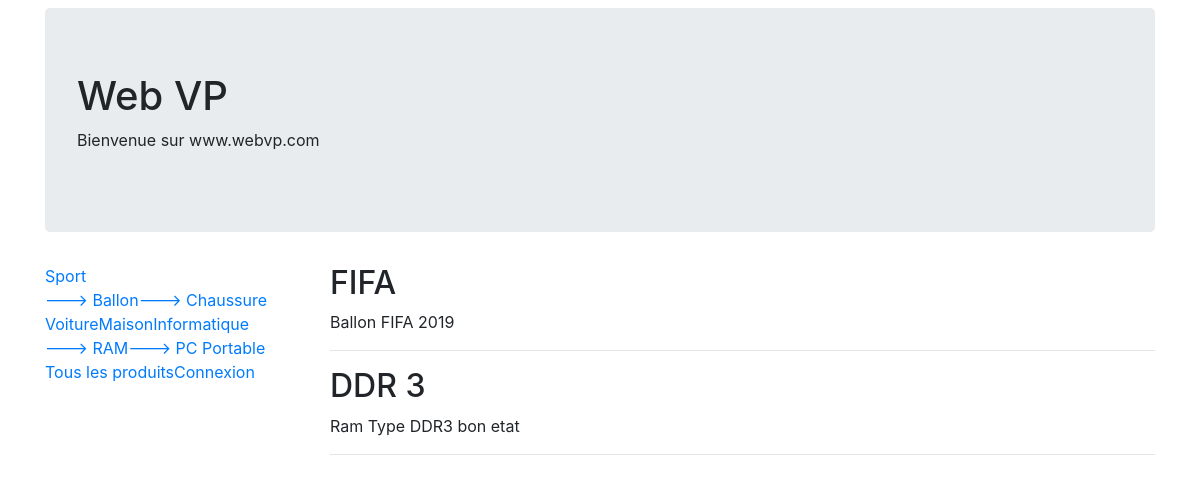
The page / on the database its author committed.
### tables this page shows
CREATE TABLE `categorie` (
  `cat_id` int(11) NOT NULL,
  `cat_nom` varchar(255) NOT NULL,
  `cat_del` int(11) NOT NULL DEFAULT '0'
);

CREATE TABLE `sous_categorie` (
  `sct_id` int(11) NOT NULL,
  `sct_cat_id` int(11) NOT NULL,
  `sct_nom` varchar(255) NOT NULL,
  `sct_del` int(11) NOT NULL DEFAULT '0'
);

CREATE TABLE `produit` (
  `prd_id` int(11) NOT NULL,
  `prd_sct_id` int(11) NOT NULL,
  `prd_usr_id` int(11) NOT NULL,
  `prd_nom` varchar(255) NOT NULL,
  `prd_desc` varchar(255) NOT NULL,
  `prd_prix` decimal(10,2) NOT NULL,
  `prd_img` blob NOT NULL,
  `prd_tag` varchar(1000) NOT NULL,
  `prd_date` timestamp NOT NULL DEFAULT CURRENT_TIMESTAMP,
  `prd_del` int(11) NOT NULL DEFAULT '0'
);

### menu_cat.php (the view)
<?php
$cmd = "select * from categorie where cat_del = '0'; ";
$res = $dbs->query($cmd);
$data = $res->fetchAll();
?>
<ul class="nav nav-pills nav-stacked">
  <?php
  foreach ($data as $line){
      echo "<li role=\"presentation\"><a href=\"#\">".$line['cat_nom']."</a></li>";
      $cmd = "select * from sous_categorie
              where
              sct_del = '0' and
              sct_cat_id = '". $line['cat_id']."';";
      $res1  = $dbs->query($cmd);
      $data1 = $res1->fetchAll();
      echo "<ul class=\"nav nav-pills nav-stacked\">";
      foreach ($data1 as $line1){
          echo "<li role=\"presentation\"><a href=\"index.php?sctid=".$line1['sct_id']."\">---> ".$line1['sct_nom']."</a></li>";
      }
      echo "</ul>";
  }
  ?>
  <li role=\"presentation\"><a href="index.php"> Tous les produits</a></li>
  <li role=\"presentation\"><a href="connexion.php"> Connexion</a></li>
</ul>

### header.php (shortened to what this page needs)
<!doctype html>
<html>
<head>
	<link rel="stylesheet" href="https://maxcdn.bootstrapcdn.com/bootstrap/4.0.0/css/bootstrap.min.css">
	<link  rel="bs337/stylesheet" type="text/css" href="my_style.css" >
</head>

### index.php (shortened to what this page needs)
<?php
include 'header.php';
?>
<body>
<div class="container">
       <div class="jumbotron">
            <h1>Web VP</h1>
            <p>Bienvenue sur www.webvp.com</p>
          </div>
<div class="row">
  <div class="col-md-3">
	<?php  include 'menu_cat.php'; ?>
  </div>
  <div class="col-md-9">
  	<?php  include 'list_prod.php'; ?>
  </div>
</div>
</div>
<?php
include 'footer.php';
?>

### list_prod.php
<?php
$sct_id = (isset($_GET['sctid']))? $_GET['sctid'] : '%' ;
$cmd = "select * from produit where
        prd_del = '0' and
        prd_sct_id like '$sct_id'
        ; ";
$res = $dbs->query($cmd);
$data = $res->fetchAll();
foreach ($data as $line ){
   echo "<h2>". $line['prd_nom']. "</h2>";
   echo "<p>". $line['prd_desc']. "</p>";
   echo "<hr>";
}
?>

### footer.php (shortened to what this page needs)
</body>
</html>

### rows shown on the page
categorie: cat_nom "Sport"
sous_categorie: sct_nom "Ballon"
sous_categorie: sct_nom "Chaussure"
categorie: cat_nom "Voiture"
categorie: cat_nom "Maison"
categorie: cat_nom "Informatique"
sous_categorie: sct_nom "RAM"
sous_categorie: sct_nom "PC Portable"
produit: prd_nom "FIFA", prd_desc "Ballon FIFA 2019"
produit: prd_nom "DDR 3", prd_desc "Ram Type DDR3 bon etat"
